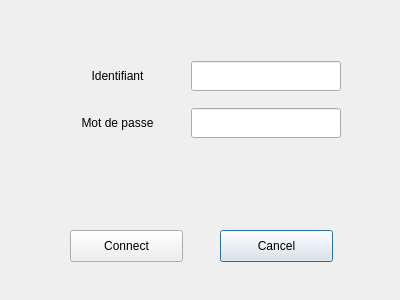
<?xml version="1.0" encoding="UTF-8"?>
<ui version="4.0">
 <class>Identification</class>
 <widget class="QDialog" name="Identification">
  <property name="geometry">
   <rect>
    <x>0</x>
    <y>0</y>
    <width>400</width>
    <height>300</height>
   </rect>
  </property>
  <property name="windowTitle">
   <string>Dialog</string>
  </property>
  <widget class="QWidget" name="gridLayoutWidget">
   <property name="geometry">
    <rect>
     <x>50</x>
     <y>50</y>
     <width>291</width>
     <height>101</height>
    </rect>
   </property>
   <layout class="QGridLayout" name="gridLayout">
    <item row="0" column="1">
     <widget class="QLineEdit" name="loginField">
      <property name="maximumSize">
       <size>
        <width>150</width>
        <height>30</height>
       </size>
      </property>
     </widget>
    </item>
    <item row="0" column="0">
     <widget class="QLabel" name="login">
      <property name="text">
       <string>Identifiant</string>
      </property>
      <property name="alignment">
       <set>Qt::AlignCenter</set>
      </property>
     </widget>
    </item>
    <item row="1" column="0">
     <widget class="QLabel" name="password">
      <property name="text">
       <string>Mot de passe</string>
      </property>
      <property name="alignment">
       <set>Qt::AlignCenter</set>
      </property>
     </widget>
    </item>
    <item row="1" column="1">
     <widget class="QLineEdit" name="passwordField">
      <property name="maximumSize">
       <size>
        <width>150</width>
        <height>30</height>
       </size>
      </property>
     </widget>
    </item>
   </layout>
  </widget>
  <widget class="QPushButton" name="cancel">
   <property name="geometry">
    <rect>
     <x>220</x>
     <y>230</y>
     <width>113</width>
     <height>32</height>
    </rect>
   </property>
   <property name="text">
    <string>Cancel</string>
   </property>
  </widget>
  <widget class="QPushButton" name="connect">
   <property name="geometry">
    <rect>
     <x>70</x>
     <y>230</y>
     <width>113</width>
     <height>32</height>
    </rect>
   </property>
   <property name="text">
    <string>Connect</string>
   </property>
  </widget>
 </widget>
 <resources/>
 <connections/>
</ui>
